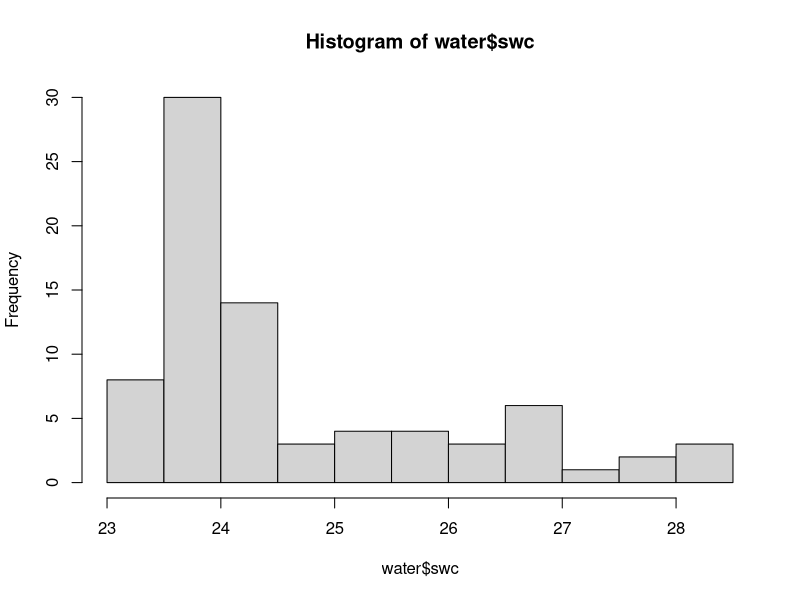
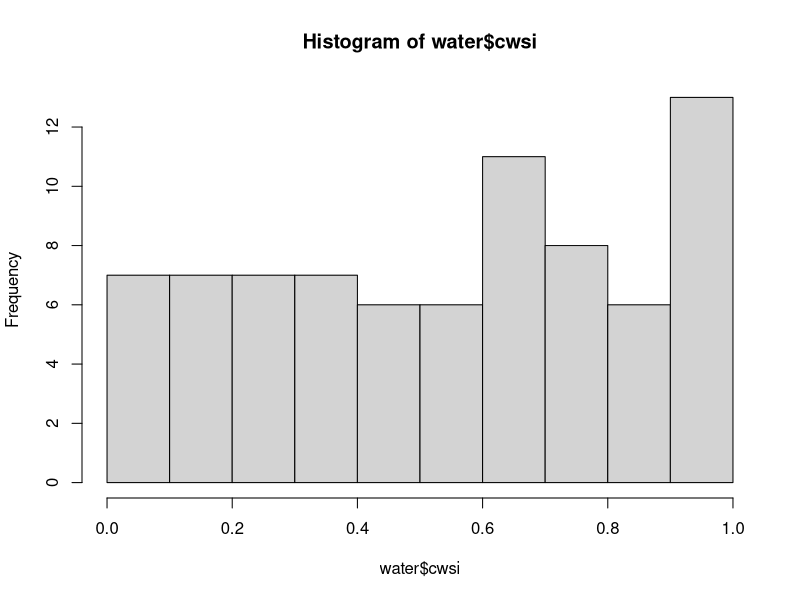
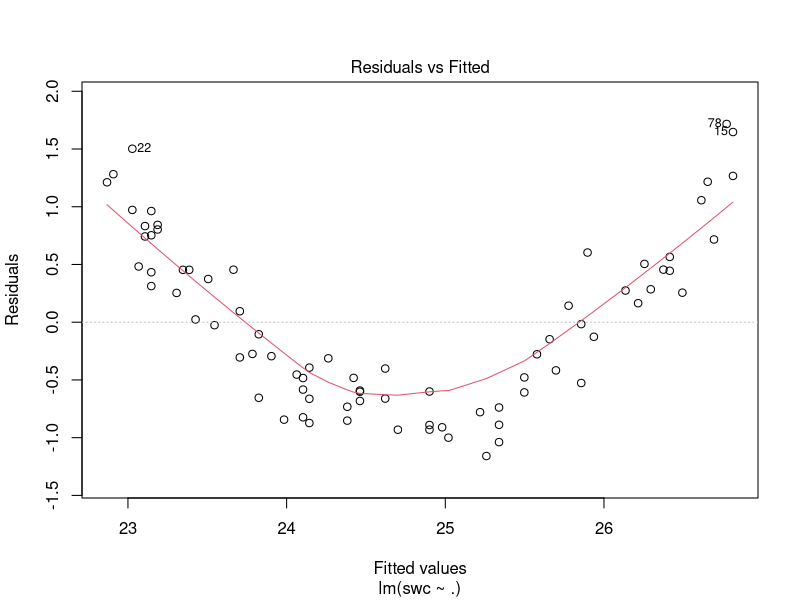
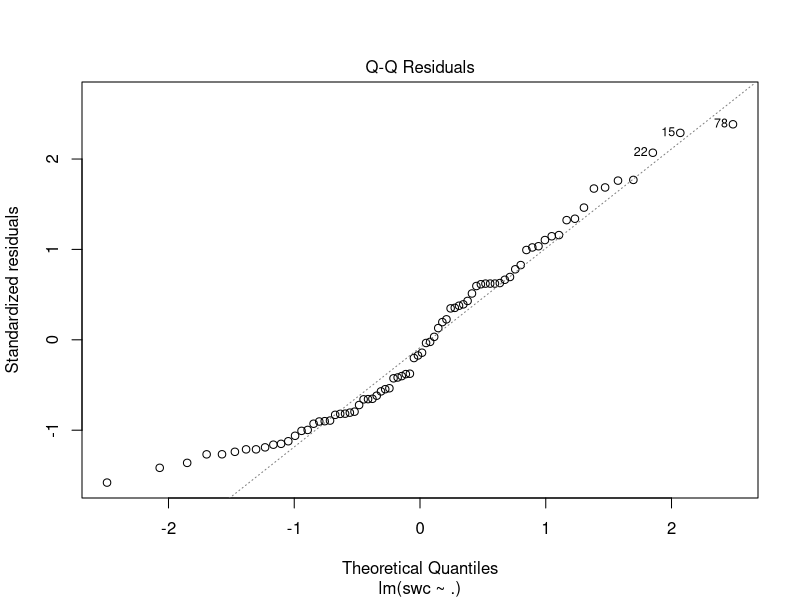
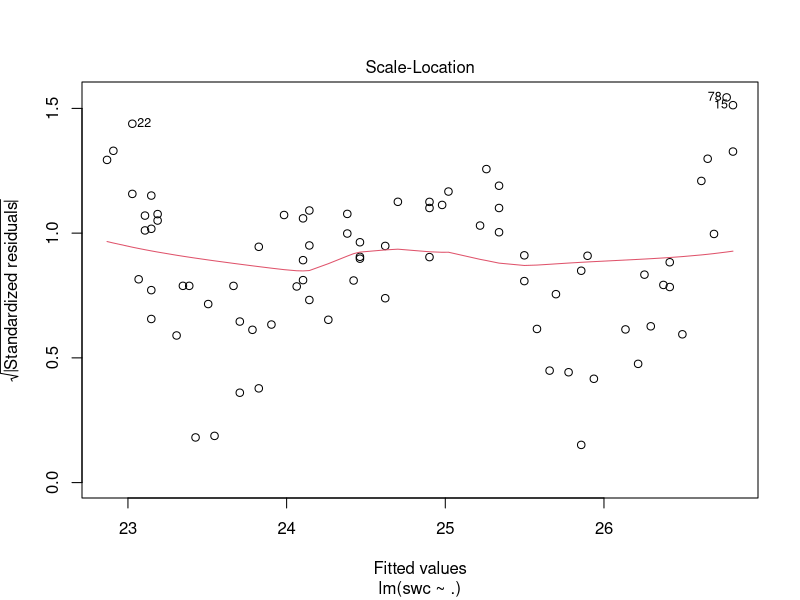
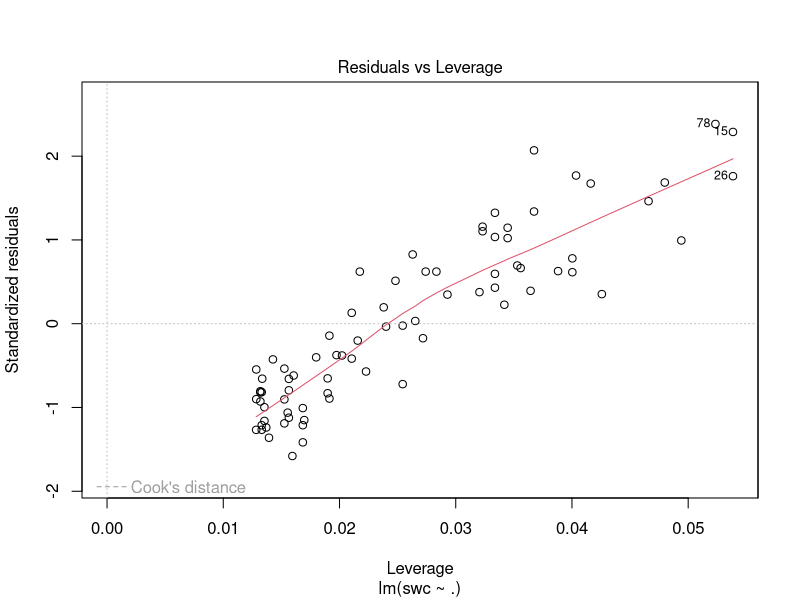
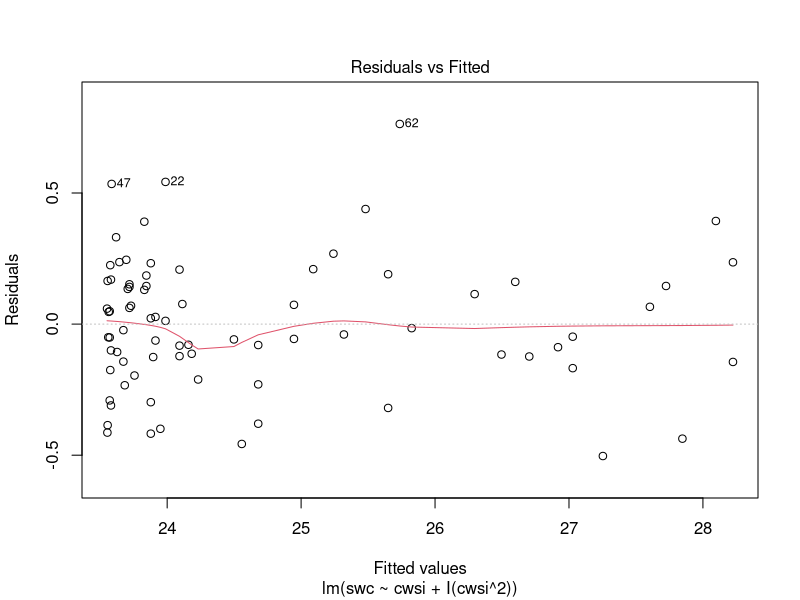
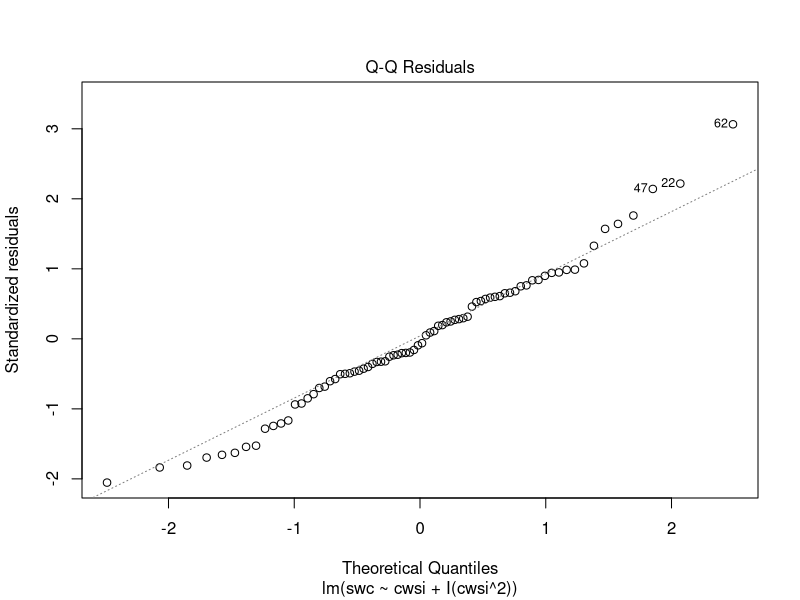

Recreate these plots in R, in order.
# read in the data
water <- read.table('AgricultureWater.txt',header=T)

###########################
# EDA
###########################

# Values within expected range
summary(water)

# SWC is non-normal
hist(water$swc)
# CWSI is pretty uniform
hist(water$cwsi)

mod <- lm(swc ~ ., data = water)
# Not a linear relationship
plot(mod)

# Try a polynomial. Need I() function to make it handle poly
poly <- lm(swc ~ cwsi + I(cwsi^2), data = water)
# Much better residuals
plot(poly)

# Plot the data vs. poly model line (uses prediction values to get Y's)
plot(water$cwsi, water$swc)
x.out = seq(0, 1, .01)
newdata = data.frame(cwsi = x.out)
y.out <- predict(poly, newdata = newdata)
lines(x.out, y.out, col = 'mediumorchid3')
# Given description (CWSI -> 1 means high stress and water needs to be added)
# This would say that as stress increases, water needs to be added, but also it has more water available

###########################
# Non-linear options: 
###########################
# Can do transformation on Y
log_mod <- lm(log(swc) ~ cwsi, data = water)
plot(log_mod)

# Can do a polynomial regression
poly_mod <- lm(swc ~ cwsi + I(cwsi^2) + I(cwsi^3) + I(cwsi^4), data = water)
plot(poly_mod)
# Can cause issues on edges, especially beyond range of data
# Need to choose order of polynomials (squared, cubed, etc.)
# Can use variable selection as usual
# Colinearity is an issue (higher order, more colinearity)
# Scale can be important (cube big numbers is bad)

# Basis functions: y = beta0 + beta1 * b1(x) + beta2 * b2(x) + ...
# Can do stepwise/piecemeal (different functions within different ranges of x)
# Stepwise won't be continunous at knots (boundaries of regions)
# Splines: Stepwise polynomial, but enforces continuity

###########################
# Splines
###########################
# Polynomial regression
library(splines)

## Splines (and basis function expansions)
# To use splines, you will need the `splines` library in R.  
# All basis function expansions are done within R formulas (so I hope you are comfortable with them by now).  
# For example, to fit a B-spline you would specify the formula `lm(y~bs(x, df=))` where `x` is the 
# variable you want a spline in.

# - `poly(var_name, degree=)` - creates a `degree` polynomial in `var_name`
# - `bs(var_name, df=, degree=, knots=)` - creates a `degree` B-spline in the variable `var_name` with `df` degrees of freedom.  Altneratively, you can use the `knots` argument to specify where the knots are put.  If you only give the `df` then it will put the knots equally spaced.
# - `ns(var_name, df=, degree=, knots=)` - create a `degree` natural spline in the variable `var_name` with `df` degrees of freedom or `knots`.
# - `I()` - this is for special use within formulas where you can put any function you want.  For example, if I put `y~I(x>10)` it will set up a step function at the point 10.  Likewise, `y~I(x^2)` will put a squared term for `x` (although `poly()` above is a better way to do polynomial regression).  So, anytime you alter a variable within a formula, make sure you use `I()`.
mod_spl <- lm(swc ~ bs(water$cwsi, knots = seq(0, 1, .05)), data = water)
# Having too many knots can 'overfit' the data
plot(water$cwsi, water$swc)
lines(water$cwsi[order(water$cwsi)], mod_spl$fitted.values[order(water$cwsi)])

mod_spl <- lm(swc ~ bs(water$cwsi, knots = c(0.5)), data = water)
plot(water$cwsi, water$swc)
lines(water$cwsi[order(water$cwsi)], mod_spl$fitted.values[order(water$cwsi)])

mod_spl <- lm(swc ~ bs(water$cwsi, knots = c(.5, .6)), data = water)
plot(water$cwsi, water$swc)
lines(water$cwsi[order(water$cwsi)], mod_spl$fitted.values[order(water$cwsi)])

mod_spl <- lm(swc ~ bs(water$cwsi, knots = c(.6, .7, .75, .8, .9)), data = water)
plot(water$cwsi, water$swc)
lines(water$cwsi[order(water$cwsi)], mod_spl$fitted.values[order(water$cwsi)])

# Cubic splines behave poorly outside range of data: can use natural splines (ns())
# Natural splines force linearity outside of last knots
# Number of knots: has a large impact on performance
# Degrees of freedom:
# ns(): num.knots = df - 1
# bs(): num.knots = df - degree (order)
# Location of knots: Usually evenly spaced over domain

# Testing
samples <- sample(1:78, 15)
train <- water[-samples, ]
test <- water[samples,]

mod_ns_3 <- lm(swc ~ ns(train$cwsi, df = 3), data = train)
plot(train$cwsi, train$swc)
lines(train$cwsi[order(train$cwsi)], mod_ns_3$fitted.values[order(train$cwsi)])
yhat <- predict(mod_ns_3, newx = test)
RMSE = 

mod_lin_3 <- lm(swc ~ bs(train$cwsi, degree = 1, df = 3), data = train)
plot(train$cwsi, train$swc)
lines(train$cwsi[order(train$cwsi)], mod_lin_3$fitted.values[order(train$cwsi)])


###########################
# Kernel Smoothing
###########################
# Kernel: a 'functional' distribution (ie. oh, this matches the exponential, etc.)
# Kernel smoothing: Take points within range and find average (point)
# Nearest Neighbor: Take average of nearby points (within a bandwidth)
### Similar to K-nearest neighbors (But KNN picks # points on each side, not width)
# Epanechnikov Kernel: Apply normal (no tails) distributed weights to nearest points
# There are a bunch of kernels. Usually, want to 0 out things far away 
# How to choose width: Cross-validate. Usually best to only report Out of Sample RMSE
# On boundaries (not as much data) variance of predictions increases, becomes biased at tails

# KNN Example
# Get training/test data
ts = sample(1:nrow(water),20)
train = water[-ts,]
test = water[ts,]
# Plot train vs. test
plot(train$cwsi,train$swc,ylim=c(22,30))
points(test$cwsi,test$swc,pch=19)

# KNN in caret
library(caret)
model = caret::knnreg(swc~cwsi,data=train,k = 10)
yhat = predict(model,newdata = test)
# Just plotting as is is out of order
lines(test$cwsi,yhat,type='o',col=2)
# Order the test x's:
plot(train$cwsi,train$swc,ylim=c(22,30))
points(test$cwsi,test$swc,pch=19)
lines(test$cwsi[order(test$cwsi)],yhat[order(test$cwsi)],type='o',col=2)

# But which k? ---note that we can also see the bias/variance tradeoff here! 
k = 1:nrow(train)
MSE = numeric(length(k)) # empty vector of the same length as klist. 

# recall MSE = bias^2 + var + sigma2
# loop through all suggested k, then plot
for(i in 1:length(k)){
  model = caret::knnreg(swc~cwsi,data=train,k = k[i])
  yhat = predict(model,newdata = test)
  MSE[i] = (mean((test$swc - yhat)^2))
}
plot(k,MSE,ylim=c(0,max(MSE)))

###########################
# Local Regression (LOESS)
###########################
# Uses a kernal function to weight, then fits a poly model within that range
# y = b0 + bx + bx^2

?loess
# loess(formula=, data=, degree=, span=) - 
# this uses a tricubic weighting function with smoothing span span to fit a local 
# regression of degree degree. If span<1 then only a fraction of the data is weighted. 
# IMPORTANT: this function can only handle up to 4 numeric predictors. For higher dimensions, 
# local regression usually doesn’t work well due to the curse of dimensionality.

# Degree: Which ceofficients are used: setting to 0 = average (kernel smoothing)



# Test some examples
# Get training/test data
ts = sample(1:nrow(water),20)
train = water[-ts,]
test = water[ts,]
# first, the default settings of quadratic (degree=2) and span=0.75
model = loess(swc~cwsi,data=train)
oo = order(train$cwsi)
plot(train$cwsi,train$swc,ylim=c(22,30))
points(test$cwsi,test$swc,pch=19)
lines(train$cwsi[oo],model$fitted[oo],col=2)

# Now increase the flexibility by using more local weights with span=0.15
model2 = loess(swc~cwsi,data=train,span=.15)
lines(train$cwsi[oo],model2$fitted[oo],col=3)

model3 = loess(swc~cwsi,data=train,span=.5, degree = 1)
lines(train$cwsi[oo],model3$fitted[oo],col=4)

# Model 1
yhat = predict(model,newdata = test)
(mean((test$swc - yhat)^2))
# Model 2
yhat2 = predict(model2,newdata = test)
(mean((test$swc - yhat2)^2))
# Model 3
yhat3 = predict(model3,newdata = test)
(mean((test$swc - yhat3)^2))

# What happens as span changes?
x <- c(1:10)
span_mse <- numeric(length(x))
spans <- numeric(length(x))
for (i in 1:10) {
  span = 1/i
  span_model <- loess(swc~cwsi,data=train,span=span)
  span_yhat <- predict(span_model, newdata = test)
  span_mse[i] <- (mean((test$swc - span_yhat)^2))
  spans[i] <- span
}
plot(spans, span_mse)

(test$swc - span_yhat)

###########################
# Smoothing Splines
###########################
# Want small changes in second derivative (penalize how fast the derivative changes)
# We don't need to choose knots, but choose lambda via cross-validation

# gam or mgcv libraries
# Note the mgcv library because it has an option for calculating standard errors while gam doesn’t.
library(mgcv)

# gam(y~s(x), data=) - while with other basis function expansions you can just use the lm() function, 
# smoothing splines are a different in that you have to use the gam function (becase, recall from class, 
# that smoothing splines are LASSO-ed, splines with a knot at every point). The s(x) specifies that you 
# want a smoothing spline in x. When you specify the model this way gam will do cross-validation for you to 
# choose the correct penalty parameter.
model1 = gam(swc ~ s(cwsi),data=water)
plot(water$cwsi,water$swc)
lines(water$cwsi[order(water$cwsi)],model1$fitted.values[order(water$cwsi)],col='green')
# add two standard errors
p = predict(model1,se.fit=T)
lines(water$cwsi[order(water$cwsi)],(p$fit+2*p$se.fit)[order(water$cwsi)],col='orange',lty=2)
lines(water$cwsi[order(water$cwsi)],(p$fit-2*p$se.fit)[order(water$cwsi)],col='orange',lty=2)
# There's also a smooth.spline() function if you want to choose df manually

###########################
# Generalized Additive Models (GAMs)
###########################
# Basically, fit a value (function) for each factor, then iterate through until all functions converge
# Selection in GAMs
# Up to me to determine whether or not a variable should or should not be included in the model
# Can involve looking at individual relationships to see which ones appear to be related, which should be linear, etc.



###########################
# Testing
###########################
water <- read.table('AgricultureWater.txt',header=T)

ts = sample(1:nrow(water),20)
train = water[-ts,]
test = water[ts,]
model1 = gam(swc ~ s(cwsi),data=train)
p = predict(model1,newdata = test, se.fit=T)
# Predictive capability
sqrt(mean(p$se.fit))
# Water needed to add to get to 29
29- predict(model1, newdata = data.frame(cwsi = .5))
plot(model1)



##########################################################
water <- read.table('AgricultureWater.txt',header=T)

ts = sample(1:nrow(water),20)
train = water[-ts,]
test = water[ts,]
model <- lm(swc~bs(cwsi,degree = 1, knots = c(.5)),data=train)
plot(water$cwsi, water$swc, xlab = "CWSI", ylab = "SWC", main = "Model Fit")
x.out = seq(0, 1, .01)
newdata = data.frame(cwsi = x.out)
y.out <- predict(model, newdata = newdata, interval = 'confidence')
lines(x.out, y.out[, 2], lty = 2, lw = 2, col = 'cyan3')
lines(x.out, y.out[, 1], lw = 3, col = 'mediumorchid3')
lines(x.out, y.out[, 3], lw = 2, lty = 2, col = 'cyan3')

y_pred <- predict(model, newdata = test)
RMSE <- sqrt(mean((test$swc - y_pred)^2))
RMSE

for(i in 1:nrow(water)){
  train = water[-i,]
  test = water[i,]
  model <- lm(swc~bs(cwsi,degree = 1, knots = c(.5)),data=train)
  yhat = predict(model,newdata = test)
  bs.test.error = test$swc - yhat
}
loocv_rmse <- sqrt(mean(bs.test.error^2))
loocv_rmse

